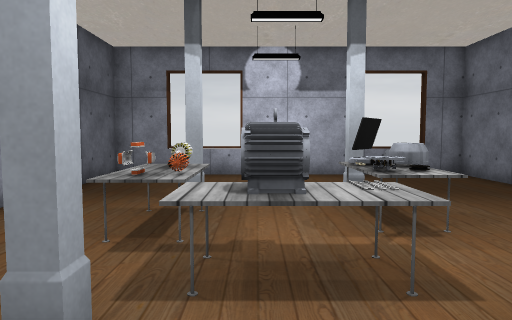
[1] (above)

12 first-person views from a walk through a scene from a Unity 3-D project. The camera is 1.3 m above the floor, tilts 4° down and sees 70° across. Doors are open. The floor is counted in squares, 1 m on a side. Each view is taken from the middle of a square. On the plan, view 1 faces up. The plan holds only what a view shows up to about 15 squares ahead; the rest is blank. The player character is not drawn. Some surface patterns are stand-ins.

[2]
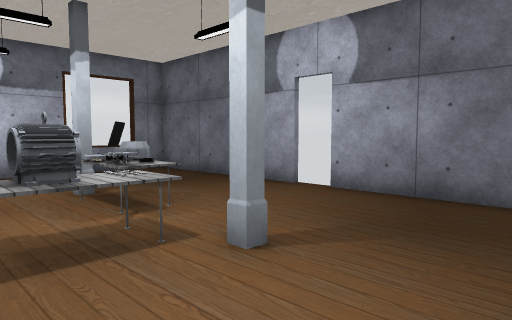

[3]
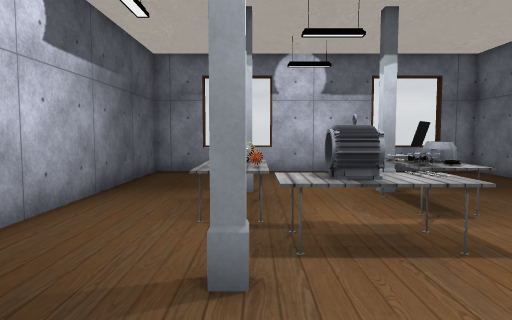

[4]
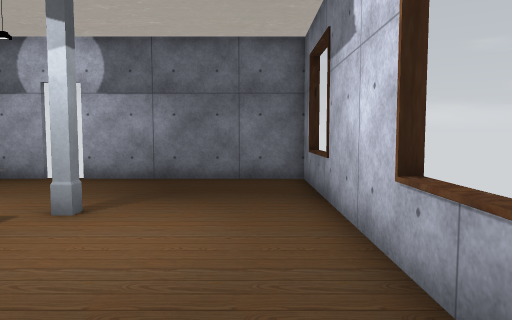

[5]
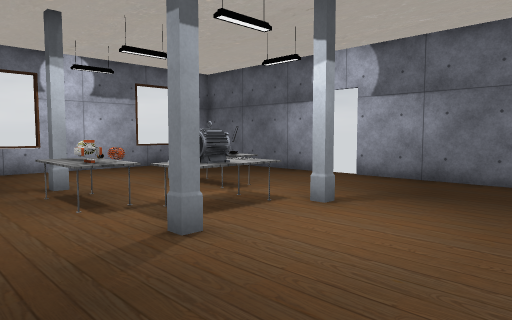

[6]
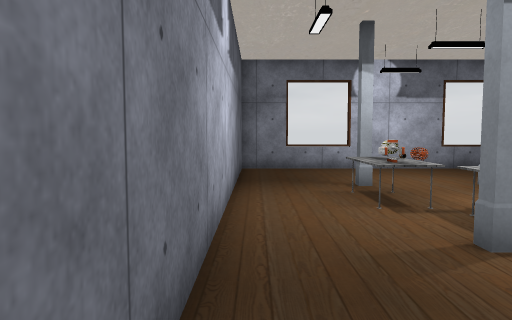

[7]
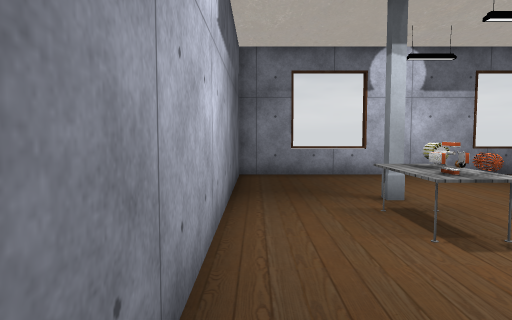

[8]
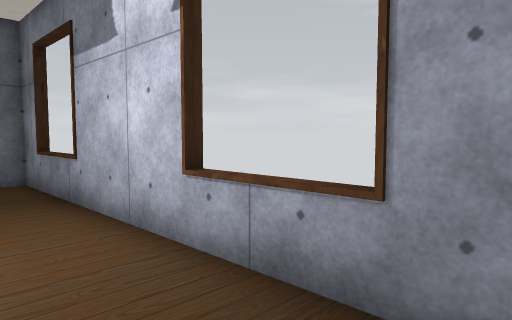

[9]
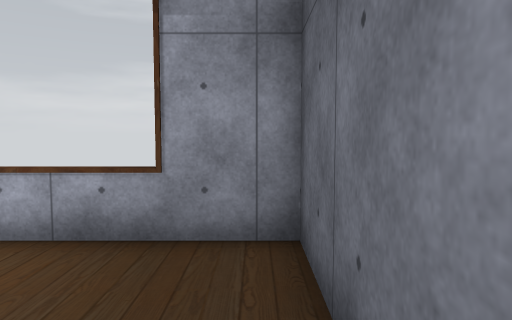

[10]
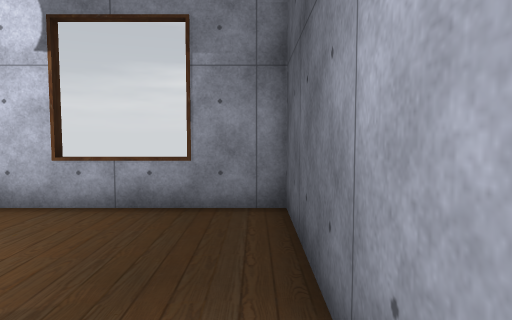

[11]
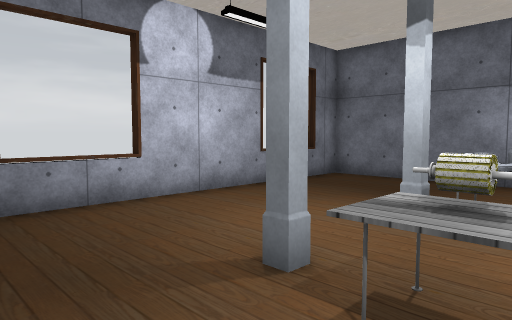

[12]
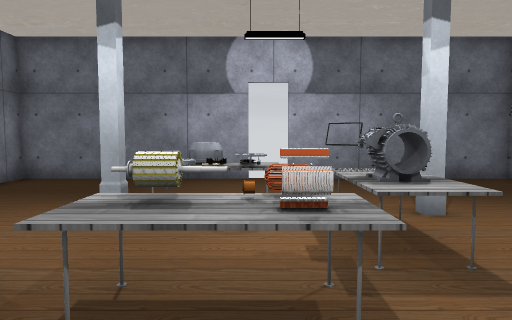

### Floor plan
Points are (right, up) in squares from view 1. A wall is a line through its corners. A room is listed if a view was taken in it or the views show most of it. See-through windows are left out.
Room 1 (views 1, 2, 3, 4, 5, 6, 7, 8, 9, 10, 11, 12)
walls: (0.2, 3.6) (-0.2, 3.6) (0.5, 3.6); (0.5, 3.4) (-0.1, 3.4) (0.4, 3.4); (-0.1, 3.4) (-0.1, 3.9); (-0.3, 3.2) (0.5, 3.2) (-0.1, 3.2); (2.2, 2) (1.8, 2) (1.8, 2.4); (-1.1, 2.4) (-1.1, 2) (-1.4, 2) (-1.4, 2.4); (6.7, 5.1) (6.7, 11.9) (-4.5, 11.9) (-4.5, -2.4) (6.7, -2.4) (6.7, 4.1)
low walls: (2.4, 6.2) (2.4, 6.7)
ways out: open door at (7, 4.5)
objects: table (-2, 3) to (-1, 6); table (1, 3) to (2, 5)

Positions as (right, up) in squares from view 1, and headings:
1: (0, 0), facing up
2: (-1, -1), facing up-right
3: (-1, -1), facing up
4: (-4, -1), facing right
5: (-4, -2), facing up-right
6: (-4, -2), facing up
7: (-4, 0), facing up
8: (-4, 0), facing down-right
9: (-4, 2), facing down
10: (-4, 4), facing down
11: (-4, 5), facing up-right
12: (-4, 5), facing right
